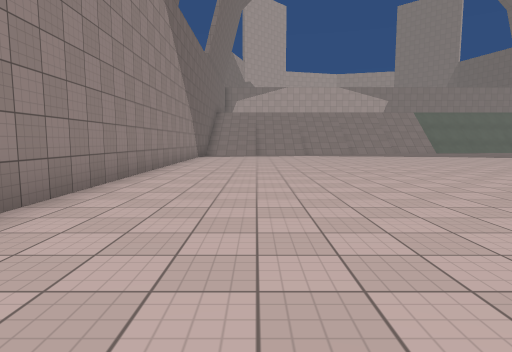
view 1 (above)

21 first-person views from a walk through a 3-D level made in the Unity game engine. The camera is 1.4 m above the floor, tilts 6° down and sees 75° across. The floor is counted in squares, 2 m on a side. Each view is taken from the middle of a square. On the plan, view 1 faces up. The plan holds only what a view shows up to about 10 squares ahead; the rest is blank. The place goes on beyond the plan. The player character is not drawn. Some animated figures are not drawn. Surface patterns are stand-ins for the level's own textures.

view 2
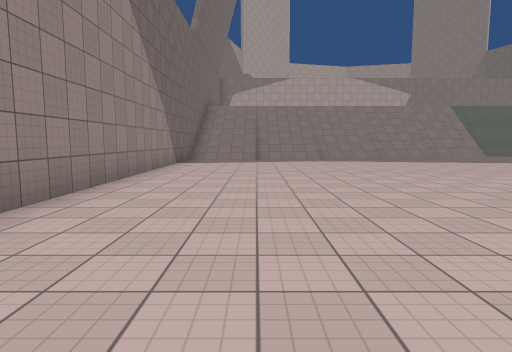

view 3
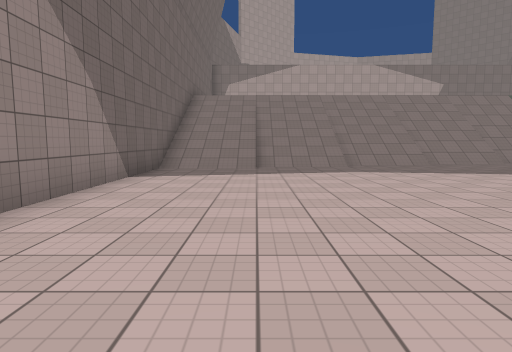

view 4
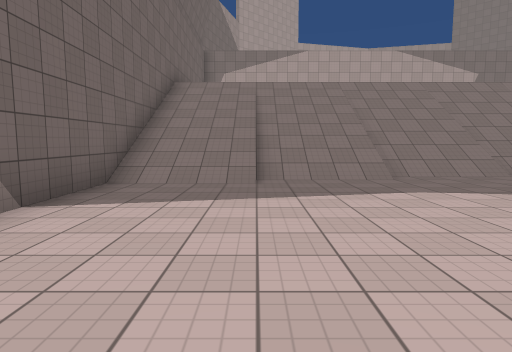

view 5
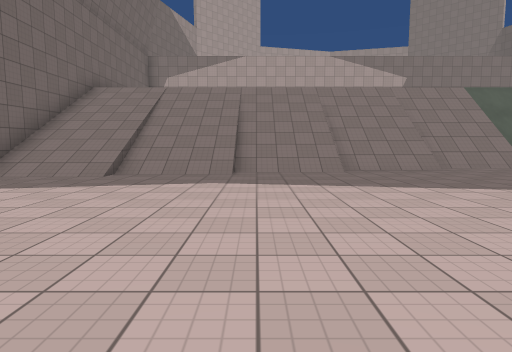

view 6
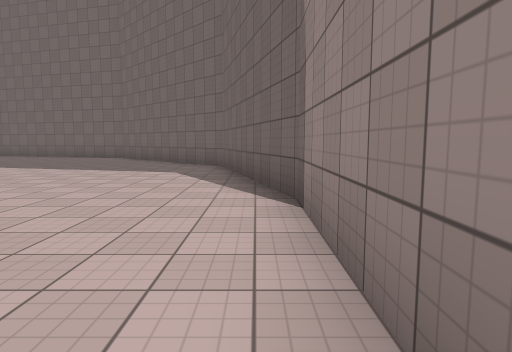

view 7
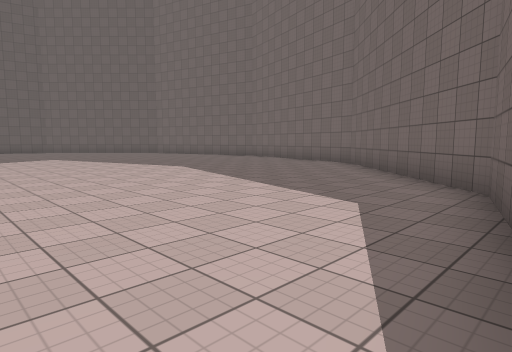

view 8
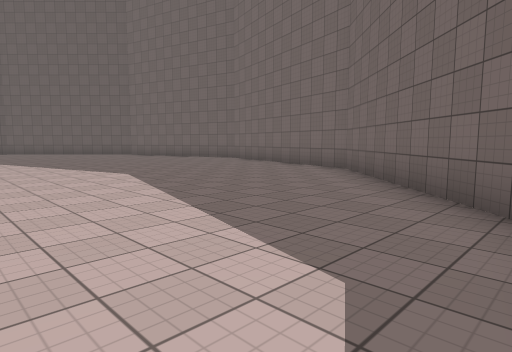

view 9
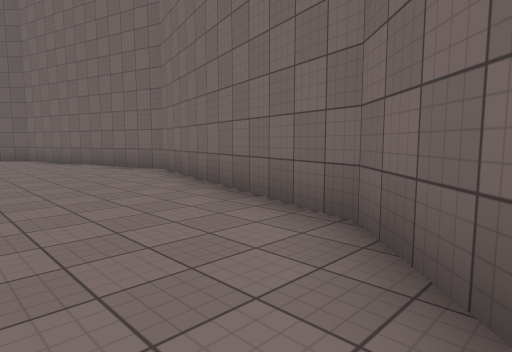

view 10
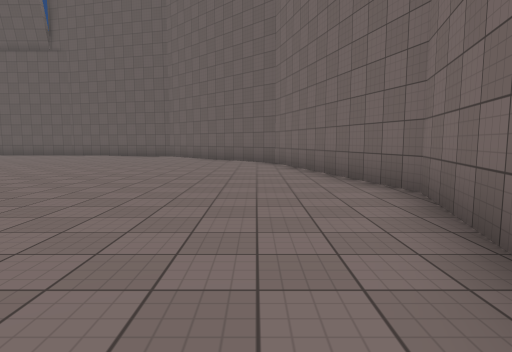

view 11
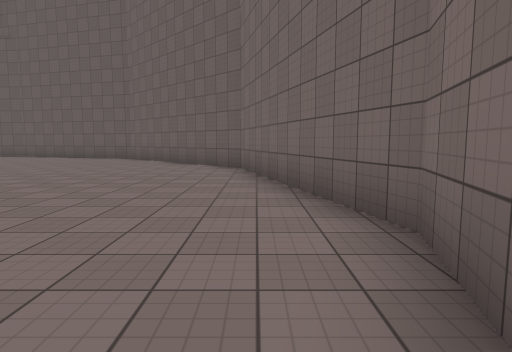

view 12
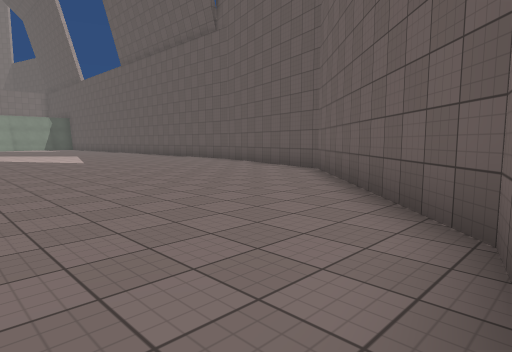

view 13
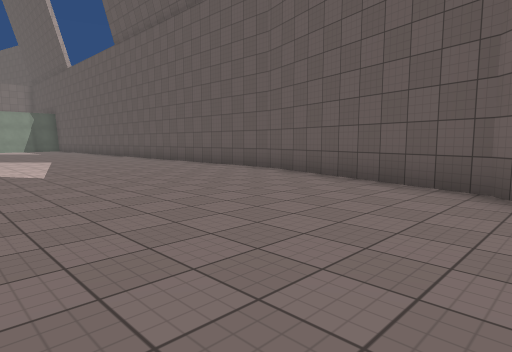

view 14
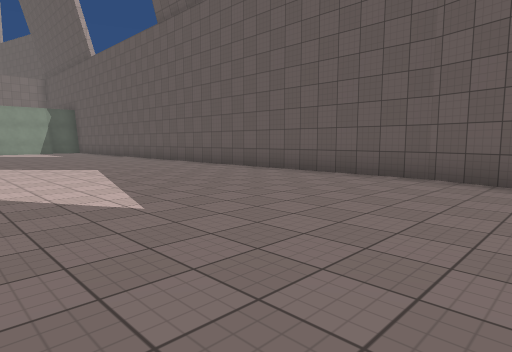

view 15
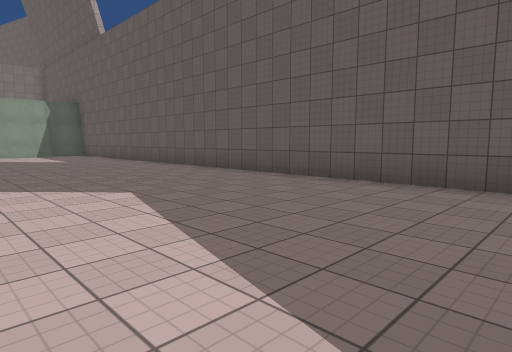

view 16
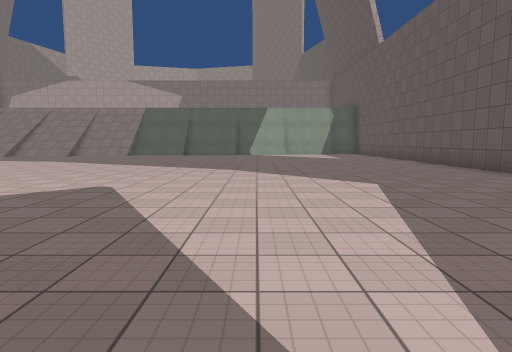

view 17
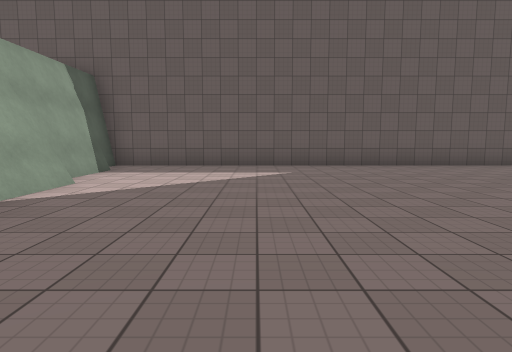

view 18
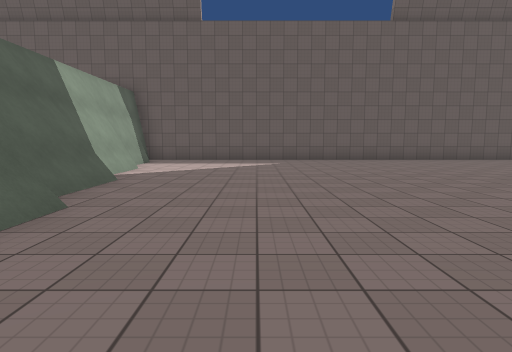

view 19
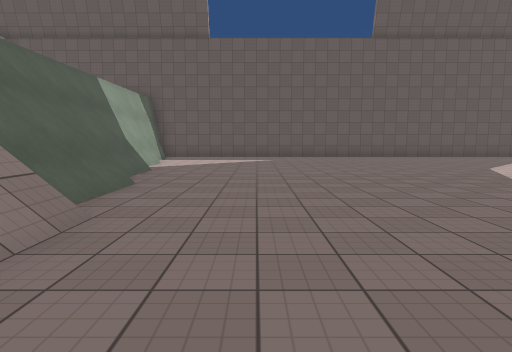

view 20
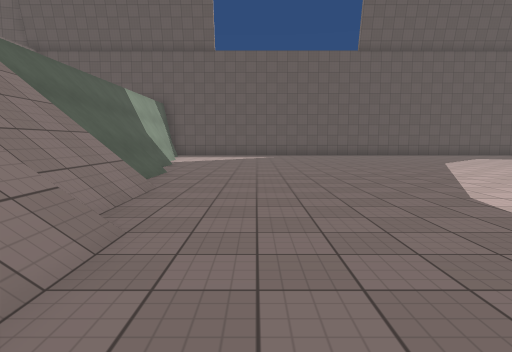

view 21
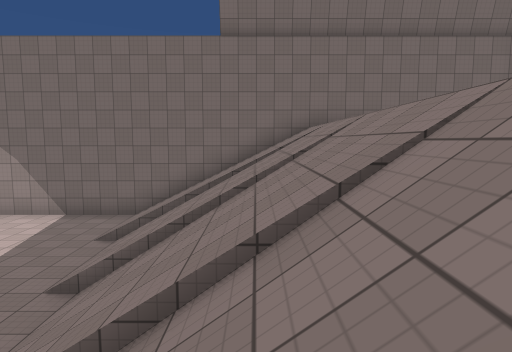

### Floor plan
Key: @ floor where view 1 was taken; # wall or solid block; . floor; / step, stairs or slope; = window, fence, low wall or low ledge; v drop or lower ground.
Columns run from 3 left of view 1 to 22 right of it. Each row starts with its distance up from view 1.
 25 #
 24 #
 23 #                        #
 22 #                        #
 21 #//////////  ///vv #######
 20 #////////////=//#####....#
 19 #////////////=//.........#
 18 #///////=//..............#
 17 #/////...................#
 16 #........................#
 15 #........................#
 14 #........................#
 13 #.......... .............#
 12 #.........  .............#
 11 #.........   ............#
 10 #..........  ............#
  9 #..........   ...........#
  8 #.........     ..........#
  7 #.........      .........#
  6 #........       .........#
  5 #.......         ........#
  4 #......           .......#
  3 #......           .......#
  2 #.....           ........#
  1 #...........     ........#
  0 ##.@.........    .......##
 -1  #...........  .........#
 -2  #......................#
 -3  #......................#
 -4  ##....................##
 -5   ##..................##
 -6    ##................##
 -7     ##..............##
 -8      ####........####
 -9         ##########

Where each view was taken, in squares from view 1:
view 1: 0 up, 0 right, facing up
view 2: 4 up, 0 right, facing up
view 3: 8 up, 0 right, facing up
view 4: 11 up, 0 right, facing up
view 5: 10 up, 3 right, facing up
view 6: 6 up, 2 left, facing down
view 7: 2 up, 2 left, facing down-right
view 8: 0 up, 1 left, facing down-right
view 9: 5 down, 2 right, facing down-right
view 10: 7 down, 5 right, facing right
view 11: 8 down, 7 right, facing right
view 12: 8 down, 13 right, facing up-right
view 13: 4 down, 15 right, facing up-right
view 14: 0 up, 15 right, facing up-right
view 15: 4 up, 16 right, facing up-right
view 16: 3 up, 16 right, facing up
view 17: 17 up, 12 right, facing right
view 18: 17 up, 9 right, facing right
view 19: 17 up, 7 right, facing right
view 20: 17 up, 5 right, facing right
view 21: 20 up, 7 right, facing left
